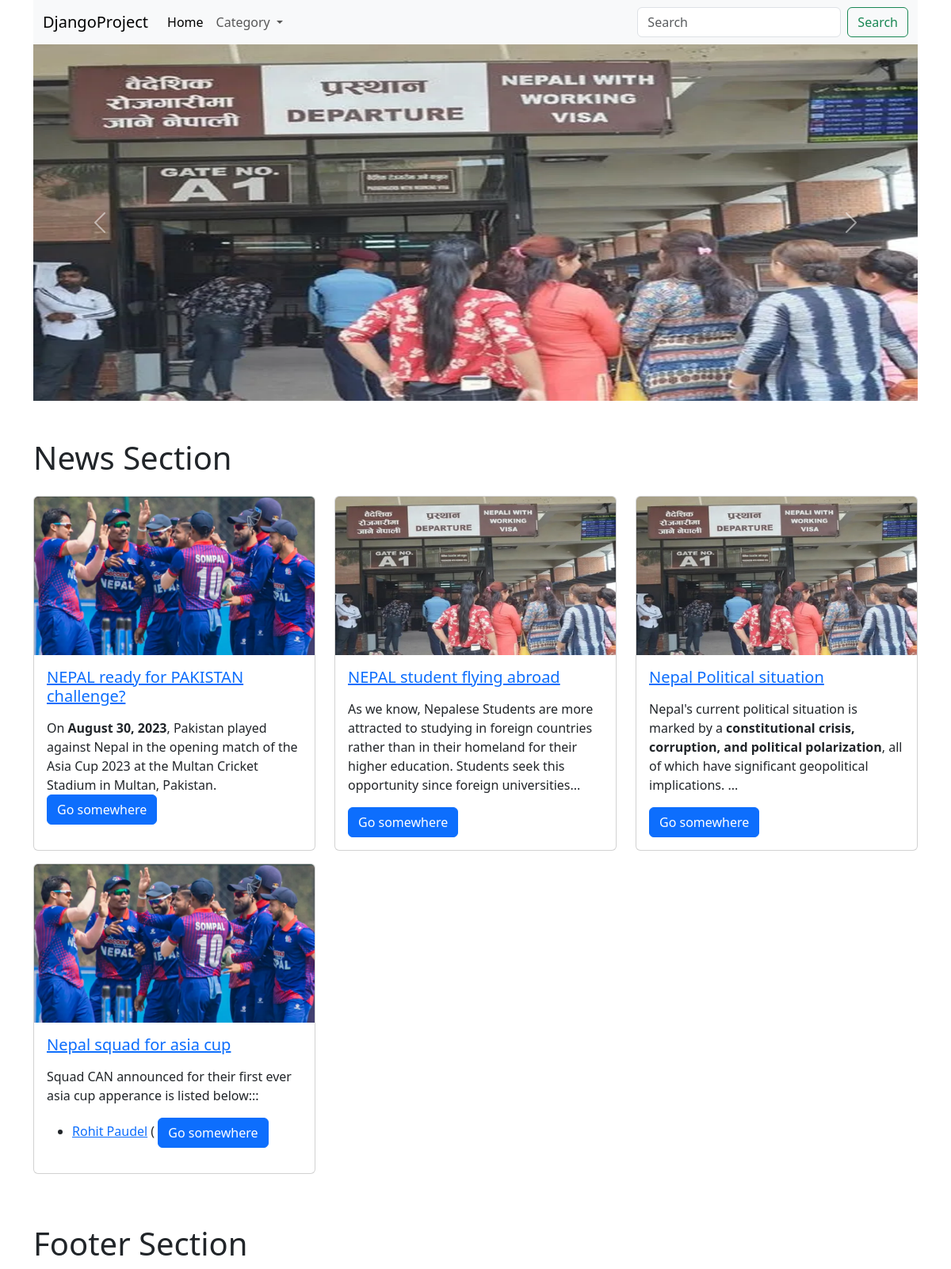
The page / on the database its author committed.
### blog/models.py (models this page shows, shortened)
class News(models.Model):
    category = models.ForeignKey(Category,on_delete=models.CASCADE)
    created_at = models.DateTimeField(auto_now_add=True)
    updated_at = models.DateTimeField(auto_now=True)
    title = models.CharField(max_length=100,unique=True)
    slug = models.SlugField(max_length=100,unique=True)
    image = models.ImageField(upload_to='news',blank=True)
    description = RichTextField(blank=True,null=True)
    page_views = models.IntegerField(default=0)
    is_banner =  models.IntegerField(default=0)
    class Meta:
        verbose_name_plural = 'News'
    def limit_description(self):
        return self.description[:200] + '...'

### blog/views.py (the view)
# urls.py: path('', views.index,name='index'),
def index(request):
    if request.method == 'POST':
        criteria = request.POST['criteria']
        data={
            'newsData': News.objects.filter(Q(title__icontains=criteria) |
                                             Q(description__icontains=criteria)
                                             | Q(category__name__icontains=criteria)
                                             )
        }
        return render(request,'search.html',data)
    else:
        data={
            'bannerData': News.objects.filter(is_banner=1),
            'newsData': News.objects.filter()
        }
        return render(request,'index.html',data)

### blog/helper.py (called while the page is built)
def global_data(request):
    data={
        'categoryData':Category.objects.all()
    }
    return data

### blog/templates/index.html (shortened to what this page needs)
{% extends 'layouts.html' %}
{% block content %}
{% load static %}
<div class="row">
    <div class="col-md-12">
        <div id="carouselExampleAutoplaying" class="carousel slide" data-bs-ride="carousel">
            <div class="carousel-inner">
              {% for banner in bannerData %}
              {% if forloop.counter == 1 %}
              <div class="carousel-item active">
                {% if banner.image %}
                <img src="{{banner.image.url}}" height="450" class="d-block w-100" alt="...">
                {% endif %}
              </div>
              {% else %}
              <div class="carousel-item">
                {% if banner.image %}
                <img src="{{banner.image.url}}" height="450" class="d-block w-100" alt="...">
                {% endif %}
              </div>
              {% endif %}
              {% endfor %}
            </div>
            <button class="carousel-control-prev" type="button" data-bs-target="#carouselExampleAutoplaying" data-bs-slide="prev">
              <span class="carousel-control-prev-icon" aria-hidden="true"></span>
            </button>
            <button class="carousel-control-next" type="button" data-bs-target="#carouselExampleAutoplaying" data-bs-slide="next">
              <span class="carousel-control-next-icon" aria-hidden="true"></span>
            </button>
          </div>
    </div>
</div>
<div class="row">
    <div class="col-md-12 mt-5">
        <h1>News Section</h1>
    </div>
</div>
<div class="row mt-3">
  {% for news in newsData%}
    <div class="col-md-4 mb-3">
        <div class="card">
          {% if news.image %}
            <img src="{{news.image.url}}" height="200" class="card-img-top" alt="...">
          {% endif %}
            <div class="card-body">
              <h5 class="card-title"><a href="{% url 'news' news.slug %}">{{news.title}}</a></h5>
              <p class="card-text">
                {{news.limit_description | safe}}
              </p>
              <a href="{% url 'news' news.slug %}" class="btn btn-primary">Go somewhere</a>
            </div>
          </div>
    </div>
    {% endfor %}
</div>
{% endblock %}

### blog/templates/layouts.html (shortened to what this page needs)
<!DOCTYPE html>
{% load  static %}
<html lang="en">
<head>
    <link rel="stylesheet" href="{% static 'css/bootstrap.css' %}">
</head>
<body>
    <div class="container">
        <div class="row">
            <div class="col-md-12">
                <nav class="navbar navbar-expand-lg bg-body-tertiary">
                    <div class="container-fluid">
                      <a class="navbar-brand" href="/">DjangoProject</a>
                      <div class="collapse navbar-collapse" id="navbarSupportedContent">
                        <ul class="navbar-nav me-auto mb-2 mb-lg-0">
                          <li class="nav-item">
                            <a class="nav-link active" aria-current="page" href="/">Home</a>
                          </li>
                          <li class="nav-item dropdown">
                            <a class="nav-link dropdown-toggle" href="#" role="button" data-bs-toggle="dropdown" aria-expanded="false">
                              Category
                            </a>
                          </li>
                        </ul>
                        <form class="d-flex" action="{% url 'index' %}" role="search" method="post">
                          <input class="form-control me-2" type="search" name="criteria" placeholder="Search" aria-label="Search">
                          <button class="btn btn-outline-success" type="submit">Search</button>
                        </form>
                      </div>
                    </div>
                  </nav>
            </div>
        </div>
        <div class="row">
            <div class="col-md-12">
                {% block content %}
                {% endblock %}
            </div>
        </div>
        <div class="row mt-5">
            <div class="col-md-12">
                <h1>Footer Section</h1>
            </div>
        </div>
    </div>
</body>
</html>

### rows shown on the page
News: image (picture), title "Nepal Political situation", limit_description "Nepal's current political situation is marked by a constitutional crisis, corruption, and political polarization , all of which have significant geopolitical implications. ..."
News: image (picture), title "NEPAL ready for PAKISTAN challenge?", limit_description "On August 30, 2023 , Pakistan played against Nepal in the opening match of the Asia Cup 2023 at the Multan Cricket Stadium in Multan, Pakistan."
News: image (picture), title "NEPAL student flying abroad", limit_description "As we know, Nepalese Students are more attracted to studying in foreign countries rather than in their homeland for their higher education. Students seek this opportunity since foreign universities..."
News: image (picture), title "Nepal squad for asia cup", limit_description "Squad CAN announced for their first ever asia cup apperance is listed below::: Rohit Paudel ("
